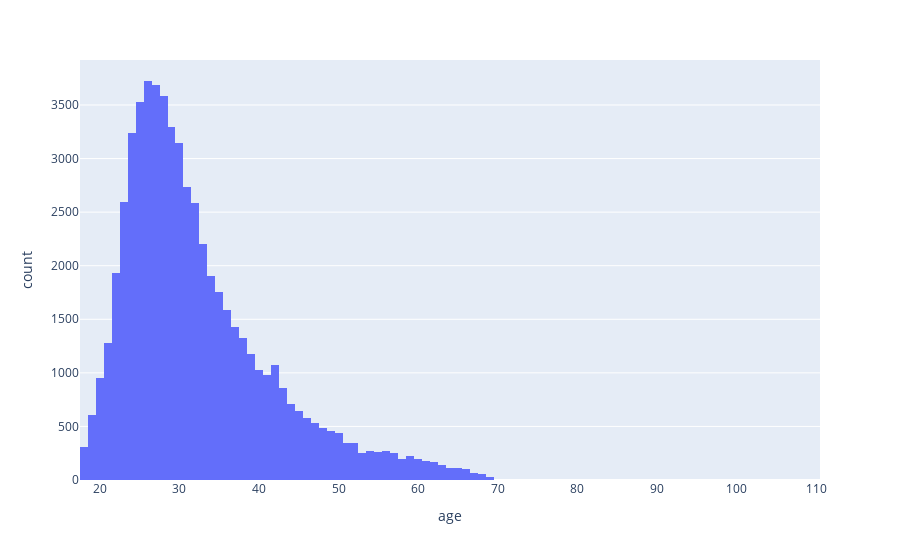

The code cell stored with this chart in its notebook:
### Markdown cell above
#### Looking to this histogram of ages, the most of users are in their late 20y to 30y

### Code cell
fig = px.histogram(profiles, x='age')
fig.show()

### Figure 1 — Plotly figure (JSON) as saved in the notebook; plotly's stock layout.template omitted (floating-point values rounded to 4 significant figures; data arrays with more than 128 entries replaced by an {"elided": "..."} marker saying what was removed)
{"data": [{"alignmentgroup": "True", "bingroup": "x", "hovertemplate": "age=%{x}<br>count=%{y}<extra></extra>", "legendgroup": "", "marker": {"color": "#636efa", "pattern": {"shape": ""}}, "name": "", "offsetgroup": "", "orientation": "v", "showlegend": false, "type": "histogram", "x": {"elided": "59946 int values"}, "xaxis": "x", "yaxis": "y"}], "layout": {"barmode": "relative", "legend": {"tracegroupgap": 0}, "margin": {"t": 60}, "xaxis": {"anchor": "y", "domain": [0, 1], "title": {"text": "age"}}, "yaxis": {"anchor": "x", "domain": [0, 1], "title": {"text": "count"}}}}
